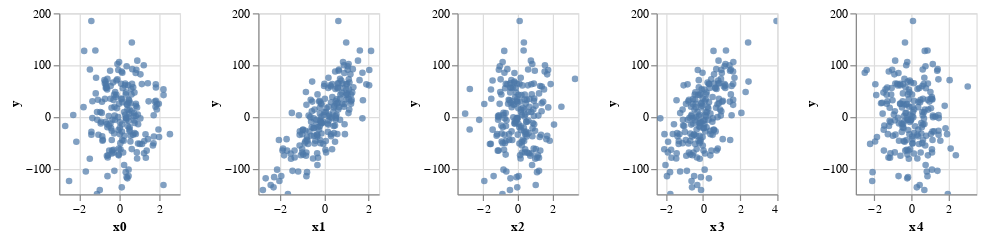

This figure's notebook cell:
### Code cell
alt.Chart(data).mark_circle().encode(
    alt.X(alt.repeat("column"), type='quantitative'),
    alt.Y(alt.repeat("row"), type='quantitative'),

).properties(
    width=100,
    height=150
).repeat(
    row=['y'],
    column=columns,
).interactive()

### Figure 1 — Vega-Lite specification as saved in the notebook (floating-point values rounded to 4 significant figures; data arrays with more than 128 entries replaced by an {"elided": "..."} marker saying what was removed)
{"config": {"view": {"continuousWidth": 400, "continuousHeight": 300}}, "repeat": {"column": ["x0", "x1", "x2", "x3", "x4"], "row": ["y"]}, "spec": {"data": {"name": "data-099a292a91d88c5f42209515667addda"}, "mark": "circle", "encoding": {"x": {"type": "quantitative", "field": {"repeat": "column"}}, "y": {"type": "quantitative", "field": {"repeat": "row"}}}, "height": 150, "selection": {"selector007": {"type": "interval", "bind": "scales", "encodings": ["x", "y"]}}, "width": 100}, "$schema": "https://vega.github.io/schema/vega-lite/v4.8.1.json", "datasets": {"data-099a292a91d88c5f42209515667addda": {"elided": "200 records"}}}
